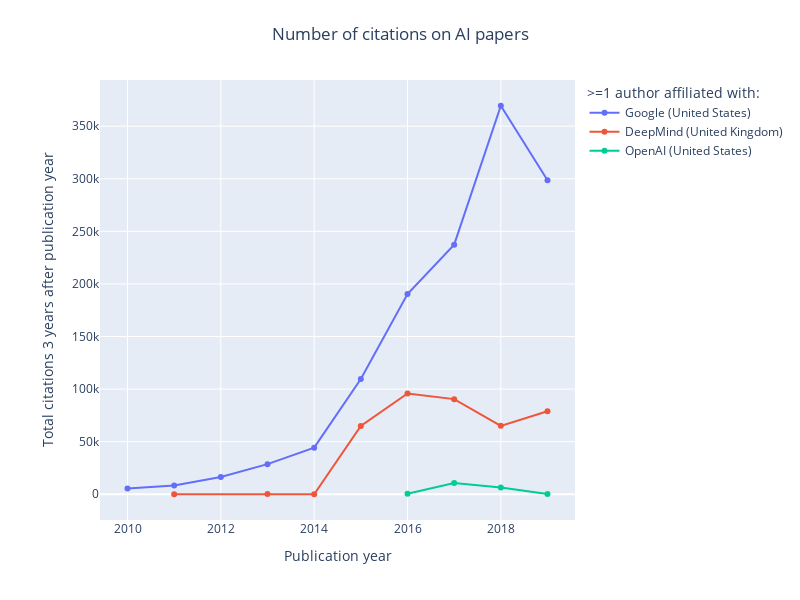

Write notebook code for a chart like this one.
### Code cell
fig = go.Figure()
for ins, cited_by_counts in institution_cited_by_counts.items():
    sorted_counts = sorted(cited_by_counts.items())
    years = list(zip(*sorted_counts))[0]
    counts = list(zip(*sorted_counts))[1]
    fig.add_trace(
        go.Scatter(
            x=years,
            y=counts,
            name=get_entity_name(ins),
            mode='lines+markers',
        ),
    )

## Plot layout
dates = np.arange(2010, 2022 + 1)
y_ticks = np.arange(0, 101, 10)
y_tick_text = [0, 10, 20, 30, 40, 50, 60, 70, 80, 90, 100]

# set_default_fig_layout(fig, dates, dates, y_ticks, y_tick_text)

fig.update_layout(
    title='Number of citations on AI papers',
    xaxis_title='Publication year',
    yaxis_title='Total citations 3 years after publication year',
)

fig.update_layout(
    legend=dict(
        title=">=1 author affiliated with:"
    )
)

fig.update_layout(
    autosize=False,
    width=800,
    height=600,
    title_x=0.5,
    margin=dict(l=100, r=30, t=80, b=80),
)

## Save plot
# fig.write_image(result_file_location + 'num_authors_google_oai_dm.png', scale=2)

## Show plot
fig.show()

### Figure 1 — Plotly figure (JSON) as saved in the notebook; plotly's stock layout.template omitted (floating-point values rounded to 4 significant figures)
{"data": [{"mode": "lines+markers", "name": "Google (United States)", "type": "scatter", "x": [2010, 2011, 2012, 2013, 2014, 2015, 2016, 2017, 2018, 2019], "y": [5381, 8330, 16380, 28640, 44306, 109504, 190391, 237352, 369410, 298609]}, {"mode": "lines+markers", "name": "DeepMind (United Kingdom)", "type": "scatter", "x": [2011, 2013, 2014, 2015, 2016, 2017, 2018, 2019], "y": [6, 194, 52, 64995, 95788, 90446, 65023, 78887]}, {"mode": "lines+markers", "name": "OpenAI (United States)", "type": "scatter", "x": [2016, 2017, 2018, 2019], "y": [497, 10664, 6385, 201]}], "layout": {"autosize": false, "height": 600, "legend": {"title": {"text": ">=1 author affiliated with:"}}, "margin": {"b": 80, "l": 100, "r": 30, "t": 80}, "title": {"text": "Number of citations on AI papers", "x": 0.5}, "width": 800, "xaxis": {"title": {"text": "Publication year"}}, "yaxis": {"title": {"text": "Total citations 3 years after publication year"}}}}
